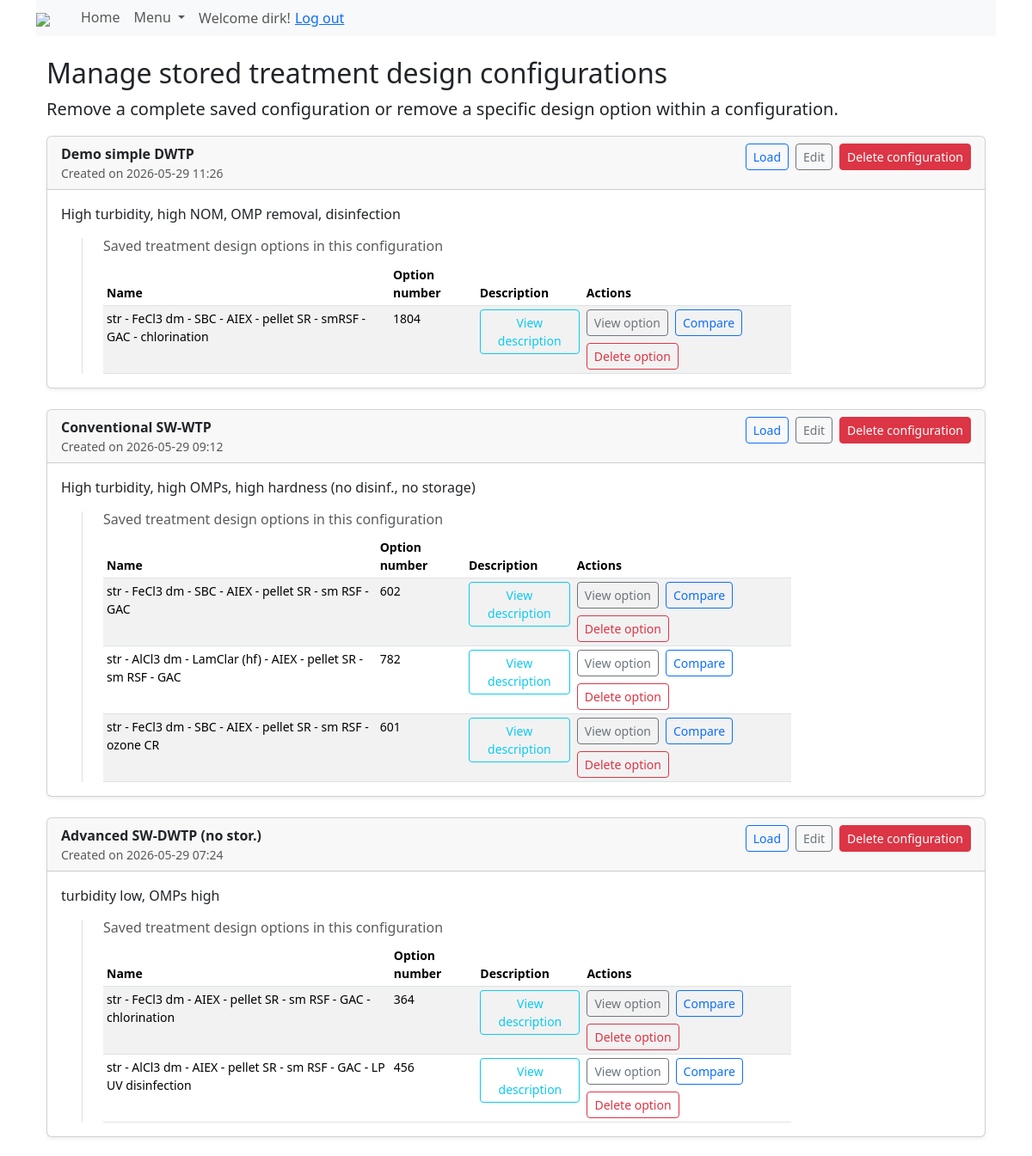
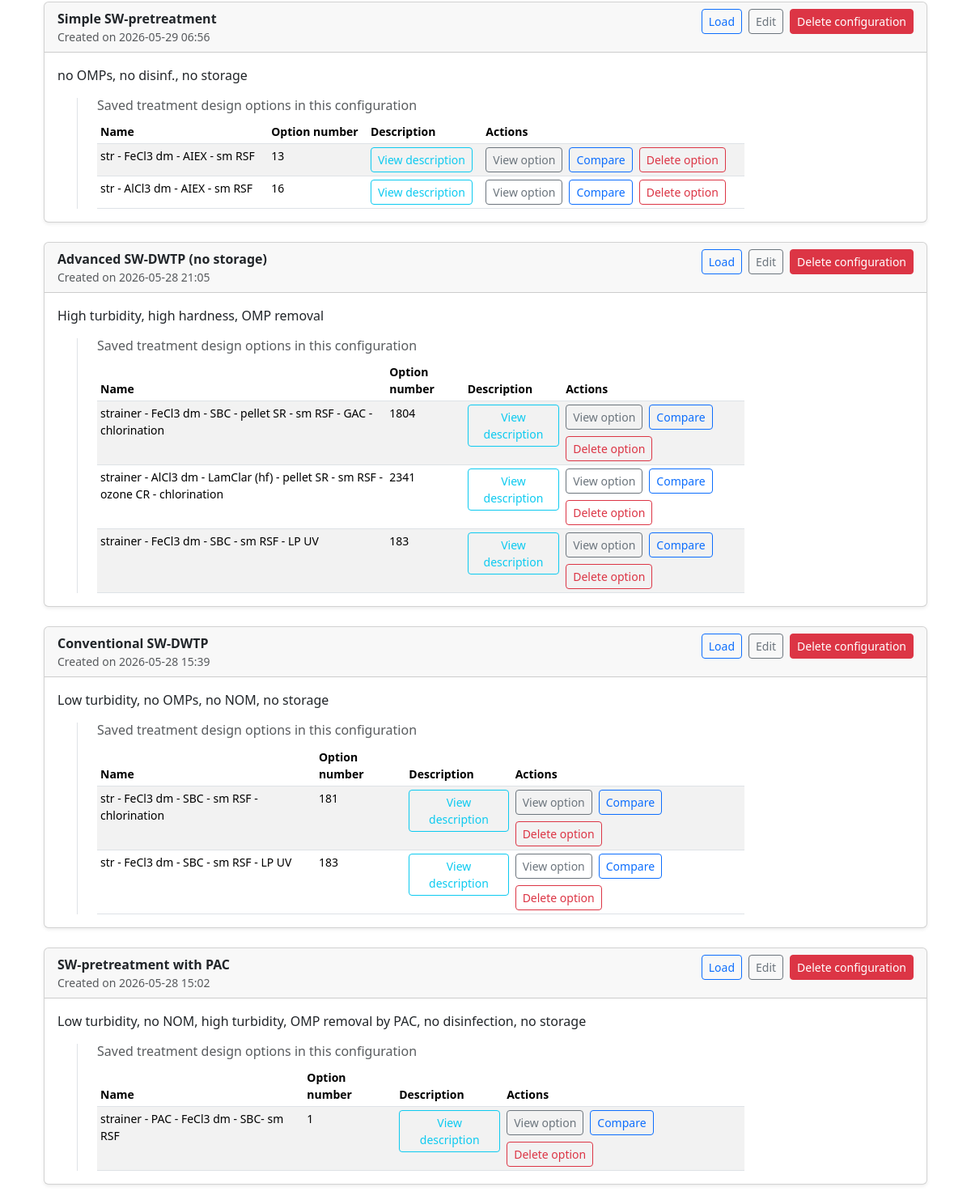
Screenshot of /configuration_manage/ (signed in) with the database file from the repository (2 pictures, top to bottom).
### accounts/models.py (models this page shows, shortened)
class CustomUser(AbstractUser):
    pass

### drinq/models.py (models this page shows, shortened)
class MultiStepConfiguration(models.Model):
    name = models.CharField(max_length=150)
    description = models.TextField(blank=True, null=True, max_length=500)
    user = models.ForeignKey(
        CustomUser,
        on_delete=models.CASCADE,
        related_name='multistepforms',
        db_column='user',
        blank=True, null=True)
    date_created = models.DateTimeField(auto_now_add=True)
    water_source = models.ForeignKey(
        'DesignTree',
        on_delete=models.SET_NULL,
        db_column='water_source',
        related_name='multistepforms',
        blank=True, null=True)
    session_key = models.CharField(max_length=40)
    class Meta:
        db_table = 'form_multistep'

class TreatmentPlant(models.Model):
    id = models.AutoField(primary_key=True, unique=True)
    configuration = models.ForeignKey(
        MultiStepConfiguration, models.CASCADE, blank=True, null=True,
        db_column='configuration')
    option = models.IntegerField(
        blank=False, null=False,
        help_text="Identifying number in a set of preliminary treatment design options"
        )
    name = models.TextField(blank=True, null=False)
    description = models.TextField(blank=True, null=True)
    slug = models.SlugField(unique=True, blank=True)
    class Meta:
        db_table = 'treatmentplant'
        verbose_name_plural = "treatment plants"

### drinq/views.py (the view, shortened to what this page needs)
class ConfigurationManagementView(LoginRequiredMixin, generic.TemplateView):
    template_name = 'drinq/configuration_manage.html'
    def get_context_data(self, **kwargs):
        context = super().get_context_data(**kwargs)
        configurations = (
            MultiStepConfiguration.objects
            .filter(user=self.request.user)
            .prefetch_related('treatmentplant_set')
            .order_by('-date_created')
        )
        context['configurations'] = configurations
        return context

### templates/drinq/configuration_manage.html (shortened to what this page needs)
{% extends 'base.html' %}
{% load i18n %}
{% block content %}
<div class="container mt-4">
    <h2>Manage stored treatment design configurations</h2>
    <p class="lead">
        Remove a complete saved configuration or remove a specific design
        option within a configuration.
    </p>
    {% if configurations %}
        {% for configuration in configurations %}
            <div class="card mb-4 shadow-sm">
                <div class="card-header configuration-card-header">
                    <div class="configuration-name-block">
                        <strong>{{ configuration.name }}</strong>
                        <div class="small text-muted">
                            Created on {{ configuration.date_created|date:'Y-m-d H:i' }}
                        </div>
                    </div>
                    <div class="configuration-action-group">
                        <a
                            href="{% url 'form_complete' configuration.session_key %}"
                            class="btn btn-sm btn-outline-primary"
                        >
                            Load
                        </a>
                        <a
                            href="{% url 'configuration_edit' configuration.id %}"
                            class="btn btn-sm btn-outline-secondary"
                        >
                            Edit
                        </a>
                        <form method="post" class="d-inline">
                            <button
                                type="submit"
                                class="btn btn-sm btn-danger"
                                onclick="return confirm('Delete this configuration and all design options?');"
                            >
                                Delete configuration
                            </button>
                        </form>
                    </div>
                </div>
                <div class="card-body">
                    <p class="mb-2">
                        {{ configuration.description|default:'No description available.' }}
                    </p>
                    {% if configuration.treatmentplant_set.all %}
                        <div class="ms-md-4 mt-3 border-start ps-3 ps-md-4">
                            <h6 class="text-muted mb-2">
                                Saved treatment design options in this
                                configuration
                            </h6>
                            <div class="table-responsive small">
                                <table class="table table-sm table-striped mb-0">
                                <thead>
                                    <tr>
                                        <th>Name</th>
                                        <th>Option number</th>
                                        <th>Description</th>
                                        <th>Actions</th>
                                    </tr>
                                </thead>
                                <tbody>
                                    {% for treatment_plant in configuration.treatmentplant_set.all %}
                                        <tr>
                                            <td>{{ treatment_plant.name }}</td>
                                            <td>{{ treatment_plant.option }}</td>
                                            <td>
                                                <button
                                                    type="button"
                                                    class="btn btn-sm btn-outline-info js-view-description"
                                                    data-option-name="{{ treatment_plant.name|escape }}"
                                                    data-option-description="{{ treatment_plant.description|default:'No description available.'|escape }}"
                                                >
                                                    View description
                                                </button>
                                            </td>
                                            <td>
                                                <div class="design-option-actions">
                                                    {% if treatment_plant.slug %}
                                                        <a
                                                            href="{% url 'design_detail' treatment_plant.slug %}"
                                                            class="btn btn-sm btn-outline-secondary"
                                                        >
                                                            View option
                                                        </a>
                                                    {% endif %}
                                                    <a
                                                        href="{% url 'treatmentplant_compare' %}?left_plant={{ treatment_plant.id }}"
                                                        class="btn btn-sm btn-outline-primary compare-action-btn"
                                                    >
                                                        Compare
                                                    </a>
                                                    <form method="post" class="d-inline">
                                                        <button
                                                            type="submit"
                                                            class="btn btn-sm btn-outline-danger"
                                                            onclick="return confirm('Delete this design option?');"
                                                        >
                                                            Delete option
                                                        </button>
                                                    </form>
                                                </div>
                                            </td>
                                        </tr>
                                    {% endfor %}
                                </tbody>
                                </table>
                            </div>
                        </div>
                    {% else %}
                        <div class="alert alert-info mb-0">
                            No design options saved for this configuration.
                        </div>
                    {% endif %}
                </div>
            </div>
        {% endfor %}
    {% else %}
        <div class="alert alert-info">
            No saved configurations found.
        </div>
    {% endif %}
</div>
{% endblock %}

### templates/base.html (shortened to what this page needs)
<!DOCTYPE html>
<html lang="en">
{% load static %}
{% load admin_urls %}
{% load custom_logout %}
<head>
    {% block style %}
    {% block bootstrap_theme %}
        <link rel="stylesheet" href="{%static "css/bootstrap.min.css" %}">
        <link rel="stylesheet" type="text/css" href="{% static "css/style.css" %}"/>
        <link rel="stylesheet" type="text/css" href="{% static "css/drinq.css" %}"/>
    {% endblock %}
    {% endblock %}
</head>
<body class="container">
    {% block navbar %}
    <nav class="navbar navbar-expand-lg navbar-light bg-light">
        <a class="navbar-brand" href="#">
            <img src="{% static 'logo-todrinq.png' %}" height="34">
        </a>
        <div class="collapse navbar-collapse" id="navbarSupportedContent">
            <div class="container-fluid">
                <ul class="navbar-nav mr-auto">
                    <li class="nav-item">
                        <a class="nav-link" href="{% url 'index' %}">Home</a>
                    </li>
                    <li class="nav-item dropdown">
                        <a class="nav-link dropdown-toggle" href="#" id="navbarDropdown" role="button" data-bs-toggle="dropdown" aria-haspopup="true" aria-expanded="false">
                            Menu
                        </a>
                    </li>
                    {% block userlinks %}
                    <li class="nav-item">
                        {% if user.is_authenticated %}
                            <span class="nav-link">
                            Welcome {{ user.username }}!
                            <form action="{% url 'rest_framework:logout' %}" method="post" style="display:inline;">
                                <button type="submit" class="btn btn-link p-0 align-baseline">Log out</button>
                            </form>
                            </span>
                        {% endif %}
                    </li>
                    {% endblock %}
                </ul>
            </div>
        </div>
    </nav>
    {% endblock %}
</body>
{% block content %}{% endblock %}
</html>

### drinq/static/css/drinq.css (style rules this page uses)
.navbar { background-color: rgb(255, 255, 255); margin:0%; padding: 0%; }
.h2, h2 { margin-top: .67em; }
@media (min-width: 750px) { table { max-width: 800px; width: 100%; margin-left: 0; margin-right: auto; } }

### templates/drinq/configuration_manage.html (style rules this page uses)
.configuration-card-header { --config-label-width: 24rem; display: flex; justify-content: space-between; align-items: flex-start; gap: 1rem; flex-wrap: wrap; }
.configuration-name-block { flex: 0 0 var(--config-label-width); max-width: var(--config-label-width); word-break: break-word; }
.configuration-action-group { margin-left: auto; display: flex; align-items: flex-start; justify-content: flex-end; flex-wrap: wrap; gap: 0.5rem; }
.design-option-actions { display: flex; flex-direction: column; align-items: flex-start; gap: 0.35rem; justify-content: flex-start; }
.compare-action-btn { display: none; }
@media (min-width: 992px) { .design-option-actions { flex-direction: row; flex-wrap: wrap; align-items: center; gap: 0.5rem; } }
@media (min-width: 992px) { .compare-action-btn { display: inline-flex; } }

### rows the page displays
CustomUser: username "dirk"
MultiStepConfiguration: name "Demo simple DWTP", date_created "2026-05-29 11:26", description "High turbidity, high NOM, OMP removal, disinfection"
TreatmentPlant: name "str - FeCl3 dm - SBC - AIEX - pellet SR - smRSF - GAC - chlorination", option "1804", shows "View option"
MultiStepConfiguration: name "Conventional SW-WTP", date_created "2026-05-29 09:12", description "High turbidity, high OMPs, high hardness (no disinf., no storage)"
TreatmentPlant: name "str - FeCl3 dm - SBC - AIEX - pellet SR - sm RSF - GAC", option "602", shows "View option"
TreatmentPlant: name "str - AlCl3 dm - LamClar (hf) - AIEX - pellet SR - sm RSF - GAC", option "782", shows "View option"
TreatmentPlant: name "str - FeCl3 dm - SBC - AIEX - pellet SR - sm RSF - ozone CR", option "601", shows "View option"
MultiStepConfiguration: name "Advanced SW-DWTP (no stor.)", date_created "2026-05-29 07:24", description "turbidity low, OMPs high"
TreatmentPlant: name "str - FeCl3 dm - AIEX - pellet SR - sm RSF - GAC - chlorination", option "364", shows "View option"
TreatmentPlant: name "str - AlCl3 dm - AIEX - pellet SR - sm RSF - GAC - LP UV disinfection", option "456", shows "View option"
MultiStepConfiguration: name "Simple SW-pretreatment", date_created "2026-05-29 06:56", description "no OMPs, no disinf., no storage"
TreatmentPlant: name "str - FeCl3 dm - AIEX - sm RSF", option "13", shows "View option"
TreatmentPlant: name "str - AlCl3 dm - AIEX - sm RSF", option "16", shows "View option"
MultiStepConfiguration: name "Advanced SW-DWTP (no storage)", date_created "2026-05-28 21:05", description "High turbidity, high hardness, OMP removal"
TreatmentPlant: name "strainer - FeCl3 dm - SBC - pellet SR - sm RSF - GAC - chlorination", option "1804", shows "View option"
TreatmentPlant: name "strainer - AlCl3 dm - LamClar (hf) - pellet SR - sm RSF - ozone CR - chlorination", option "2341", shows "View option"
TreatmentPlant: name "strainer - FeCl3 dm - SBC - sm RSF - LP UV", option "183", shows "View option"
MultiStepConfiguration: name "Conventional SW-DWTP", date_created "2026-05-28 15:39", description "Low turbidity, no OMPs, no NOM, no storage"
TreatmentPlant: name "str - FeCl3 dm - SBC - sm RSF - chlorination", option "181", shows "View option"
TreatmentPlant: name "str - FeCl3 dm - SBC - sm RSF - LP UV", option "183", shows "View option"
MultiStepConfiguration: name "SW-pretreatment with PAC", date_created "2026-05-28 15:02", description "Low turbidity, no NOM, high turbidity, OMP removal by PAC, no disinfection, no storage"
TreatmentPlant: name "strainer - PAC - FeCl3 dm - SBC- sm RSF", option "1", shows "View option"
